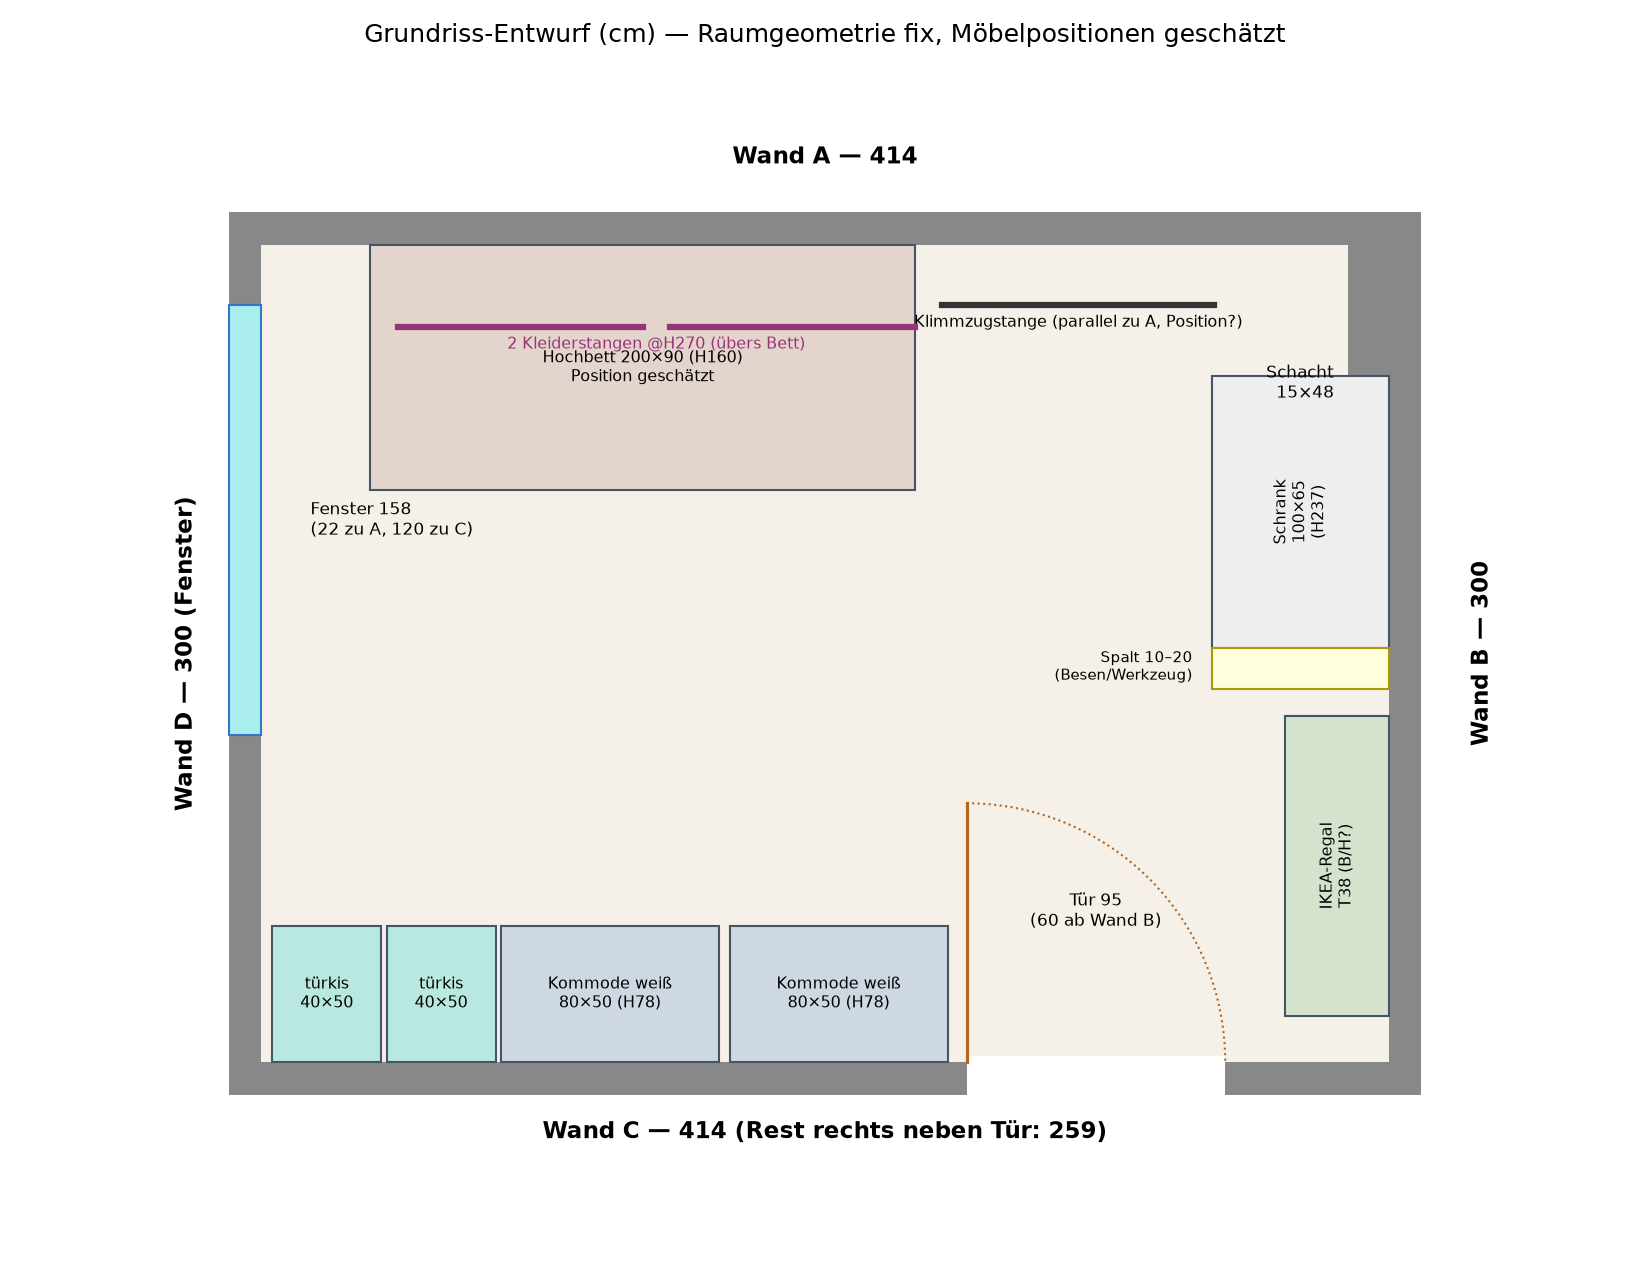

The Python source for this figure:
"""Erzeugt den 2D-Grundriss (grundriss.png) aus den Chat-Maßen.

Koordinaten in cm: x entlang Wand A (0 = Ecke D/A), y von Wand A Richtung Wand C.
"""
import matplotlib
matplotlib.use("Agg")
import matplotlib.pyplot as plt
from matplotlib.patches import Rectangle

A, B = 414, 300          # Wandlängen
SCHACHT_X, SCHACHT_Y = 15, 48
DOOR_FROM_B, DOOR_W = 60, 95
WIN_FROM_C, WIN_TO_A = 120, 22
WIN_W = B - WIN_FROM_C - WIN_TO_A   # 158
WALL = 12                # gezeichnete Wandstärke

fig, ax = plt.subplots(figsize=(11, 8.5))

# Wände als äußerer Rahmen
ax.add_patch(Rectangle((-WALL, -WALL), A + 2*WALL, B + 2*WALL, facecolor="#888", zorder=0))
ax.add_patch(Rectangle((0, 0), A, B, facecolor="#f5f0e8", zorder=1))

# Schacht in Ecke A/B (rechts an Wand A)
ax.add_patch(Rectangle((A - SCHACHT_X, 0), SCHACHT_X, SCHACHT_Y, facecolor="#888", zorder=2))
ax.annotate("Schacht\n15×48", (A - SCHACHT_X - 5, SCHACHT_Y + 8), fontsize=8, ha="right")

# Tür in Wand C (Maß ab Wand B)
door_x0 = A - DOOR_FROM_B - DOOR_W
ax.add_patch(Rectangle((door_x0, B - 2), DOOR_W, WALL + 4, facecolor="#fff", edgecolor="none", zorder=3))
ax.plot([door_x0, door_x0], [B, B - DOOR_W], color="#b5651d", zorder=4)
ax.add_patch(plt.matplotlib.patches.Arc((door_x0, B), 2*DOOR_W, 2*DOOR_W,
             theta1=270, theta2=360, color="#b5651d", linestyle=":", zorder=4))
ax.annotate(f"Tür 95\n(60 ab Wand B)", (door_x0 + DOOR_W/2, B - 50), fontsize=8, ha="center")

# Fenster in Wand D (x=0); Maß ab Wand C
win_y0 = WIN_TO_A
ax.add_patch(Rectangle((-WALL, win_y0), WALL, WIN_W, facecolor="#aee", edgecolor="#37c", zorder=3))
ax.annotate(f"Fenster {WIN_W}\n(22 zu A, 120 zu C)", (18, win_y0 + WIN_W/2), fontsize=8, va="center")

def moebel(x, y, w, h, label, color="#cdd8e3", rot_label=False):
    ax.add_patch(Rectangle((x, y), w, h, facecolor=color, edgecolor="#456", zorder=2))
    ax.annotate(label, (x + w/2, y + h/2), fontsize=7.5, ha="center", va="center",
                rotation=90 if rot_label else 0)

# --- Möbel: ENTWURF (Positionen geschätzt, Video-Abgleich offen) ---
moebel(40, 0, 200, 90, "Hochbett 200×90 (H160)\nPosition geschätzt", "#e3d5cd")
moebel(A - 65, SCHACHT_Y, 65, 100, "Schrank\n100×65\n(H237)", "#eee", True)         # Wand B, nach Schacht
ax.add_patch(Rectangle((A - 65, SCHACHT_Y + 100), 65, 15, facecolor="#ffd", edgecolor="#a90", zorder=2))
ax.annotate("Spalt 10–20\n(Besen/Werkzeug)", (A - 72, SCHACHT_Y + 107), fontsize=7, ha="right", va="center")
moebel(A - 38, SCHACHT_Y + 125, 38, 110, "IKEA-Regal\nT38 (B/H?)", "#d5e3cd", True)
moebel(172, B - 50, 80, 50, "Kommode weiß\n80×50 (H78)")
moebel(88, B - 50, 80, 50, "Kommode weiß\n80×50 (H78)")
moebel(46, B - 50, 40, 50, "türkis\n40×50", "#b8e8e0")
moebel(4, B - 50, 40, 50, "türkis\n40×50", "#b8e8e0")

# Kleiderstangen (auf 270 Höhe, über dem Bett) + Klimmzugstange parallel Wand A
ax.plot([50, 140], [30, 30], color="#937", lw=3, zorder=5)
ax.plot([150, 240], [30, 30], color="#937", lw=3, zorder=5)
ax.annotate("2 Kleiderstangen @H270 (übers Bett)", (145, 38), fontsize=7.5, ha="center", color="#937")
ax.plot([250, 350], [22, 22], color="#333", lw=3, zorder=5)
ax.annotate("Klimmzugstange (parallel zu A, Position?)", (300, 30), fontsize=7.5, ha="center")

# Wandbeschriftung + Maßketten
ax.annotate("Wand A — 414", (A/2, -30), ha="center", fontsize=11, weight="bold")
ax.annotate("Wand B — 300", (A + 30, B/2), va="center", fontsize=11, weight="bold", rotation=90)
ax.annotate("Wand C — 414 (Rest rechts neben Tür: 259)", (A/2, B + 28), ha="center", fontsize=11, weight="bold")
ax.annotate("Wand D — 300 (Fenster)", (-32, B/2), va="center", fontsize=11, weight="bold", rotation=90)

ax.set_xlim(-70, A + 70); ax.set_ylim(-70, B + 70)
ax.set_aspect("equal"); ax.invert_yaxis(); ax.axis("off")
ax.set_title("Grundriss-Entwurf (cm) — Raumgeometrie fix, Möbelpositionen geschätzt", fontsize=12)
plt.tight_layout()
plt.savefig("/home/user/dimitrisakritidis.github.io/renovierung/grundriss.png", dpi=150)
print("ok")
